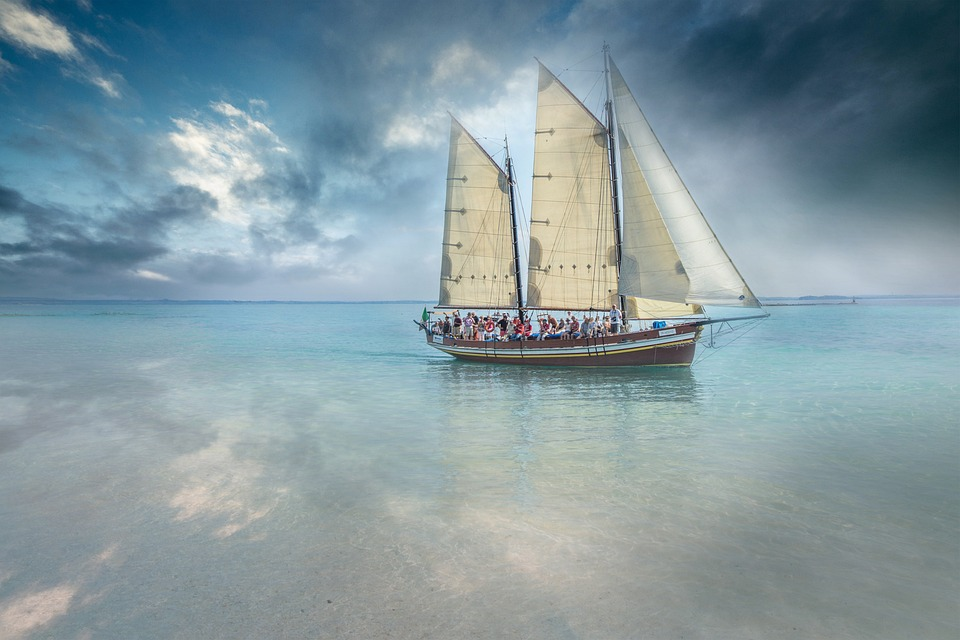
#> input picture library_tests/sample_images/sailboat.jpg, 960 x 640 px, found by its file name
$ jupyter execute --allow-errors fect_test.ipynb
#> lines starting #> are read from the running program, lines starting #| are printed output that depends on the picture
[cell 1]
import cv2

# from ect.transforms.utils import

from ect import logpolar_new as logpolar
from ect import ilogpolar_new as ilogpolar
from ect import complex_to_hsv
from ect import Config, AntialiasParameters

from typing import Literal, Any
from pydantic import BaseModel, Field
import math

import numpy as np
from matplotlib import pyplot as plt

from loguru import logger

### Folding

[cell 2]
# [5 lines left out: function fold_logpolar, not called in this run]


def unfold_logpolar(image: np.ndarray) -> np.ndarray:
    return np.vstack([np.real(image), np.imag(image)])

def gray2rgb(image: np.ndarray) -> np.ndarray:
    return cv2.merge([image, image, image])

[cell 3]
img = cv2.imread("/home/mateusz/Desktop/Magisterka/library_tests/sample_images/sailboat.jpg")
#> img is the input picture: shape (640, 960, 3); mean B, G, R 160, 153.1, 132.8
img = cv2.cvtColor(img, cv2.COLOR_BGR2GRAY)/255
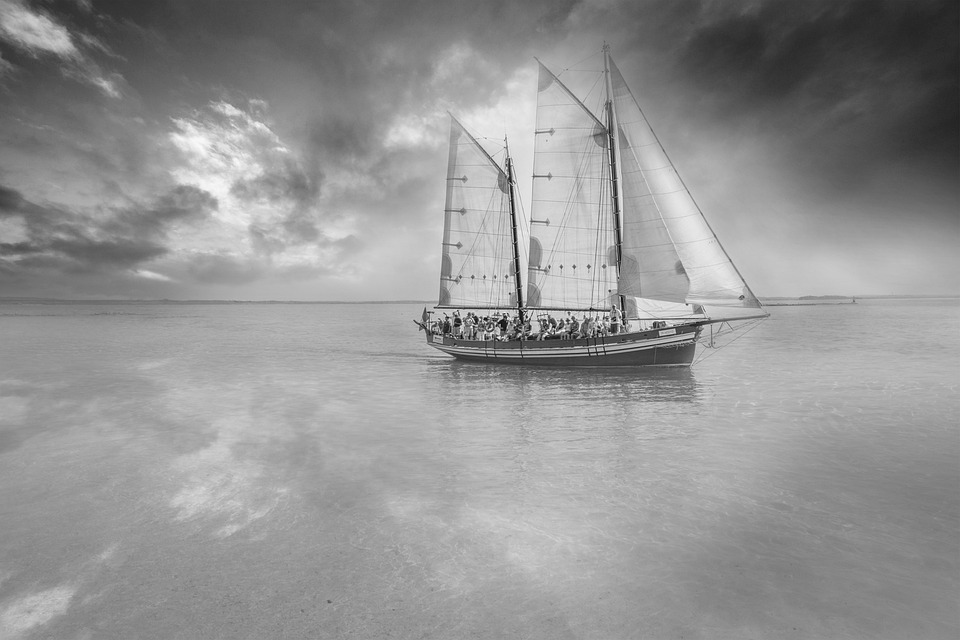
#> img: shape (640, 960) float64; min 0.00392, max 0.996, mean 0.58

center = (420, 250)
radius = 250
dsize = (1256, 400)

#> (the rest of this cell did not finish here and is left out)

#> (a cell that did not finish here is left out)

### ECT source code

[cell 5]
# class AntialiasParameters(BaseModel):
#     factor: float
#     threshold: float
#     slope: float
#     vector: Any = Field(default=None)

# class Config(BaseModel):
#     logpolar_mode: Literal["offset", "omit", "opencv"] = Field(default="offset")
#     interpolation: Literal["bilinear", "none"] = Field(default="bilinear")
#     start_angle_deg: float = Field(default=90)
#     offset_value_px: int = Field(default=10)
#     ect_offset_value_px: int = Field(default=0)

#     antialias: bool = True
#     antialias_params: list[AntialiasParameters] = Field(default = None)
#     transform: Literal["ect", "iect"] = Field(default="ect")

#     @property
#     def start_angle_rad(self) -> float:
#         return math.pi * self.start_angle_deg / 180

#     def validate(self):

#         if self.antialias is not None and self.antialias_params is None:
#             raise AttributeError("antialias needs antialias parameters specified")

#         if self.logpolar_mode == "offset" and self.offset_value_px is None:
#             raise AttributeError("logpolar offset mode requires an offset value")

#         if self.logpolar_mode == "offset" and self.ect_offset_value_px is None:
#             raise AttributeError("logpolar offset mode requires a transform offset value")

[cell 6]
## new utils

import numpy as np

from ect.filters import sigmoid

# [139 lines left out: functions xcorr, vectors, antialias, mod_image, shift, not called in this run]

#> (a cell that did not finish here is left out)

### Folded ECT testing

#### Sample Image

[cell 8]
# [30 lines left out: function circular_grid, not called in this run]

def square_grid(
    dsize: tuple[int, int],
    step: int,
    thickness: int = 1
) -> np.ndarray:
    '''
    Generates square grid of size [dsize]
    with parametrized step.

    Outputs grid as grayscale image.
    '''
#> called with dsize = (500, 500), step = 50, thickness = 25
    out: np.ndarray = np.ones(dsize, dtype=float)

    # x grid
    for x in range(0, dsize[1]+1, step):
        # ic(x)
        out = cv2.line(out, (x, 0), (x, dsize[0]), (0), thickness)

    # y grid
    for y in range(0, dsize[0]+1, step):
        # ic(y)
        out = cv2.line(out, (0, y), (dsize[1], y), (0), thickness)

    return out

#### ECT code

[cell 9]
SIZE = 500
ANGLE = 90
# DSIZE = (628, 200)
DSIZE = (314, 100)

from ect import (
    sidelobe,
    ifect as libifect,
    fect as libfect
)

img = square_grid((SIZE, SIZE), SIZE//10, thickness=SIZE//20)
# img = np.ones((SIZE, SIZE))
#> (the rest of this cell did not finish here and is left out)

[cell 10]
from ect.optimization import snr, rmsn
#> (the rest of this cell did not finish here and is left out)

[cell 11]
snr()
#> (this line was passed over: ect is not available in this run)
